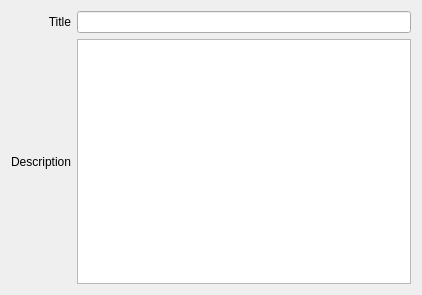
<?xml version="1.0" encoding="UTF-8"?>
<ui version="4.0">
 <class>FlightDescriptionWidget</class>
 <widget class="QWidget" name="FlightDescriptionWidget">
  <property name="geometry">
   <rect>
    <x>0</x>
    <y>0</y>
    <width>422</width>
    <height>295</height>
   </rect>
  </property>
  <property name="windowTitle">
   <string>Form</string>
  </property>
  <layout class="QGridLayout" name="gridLayout">
   <property name="sizeConstraint">
    <enum>QLayout::SetDefaultConstraint</enum>
   </property>
   <item row="0" column="0">
    <widget class="QLabel" name="label">
     <property name="text">
      <string>Title</string>
     </property>
     <property name="alignment">
      <set>Qt::AlignRight|Qt::AlignTrailing|Qt::AlignVCenter</set>
     </property>
    </widget>
   </item>
   <item row="0" column="1">
    <widget class="QLineEdit" name="titleLineEdit">
     <property name="minimumSize">
      <size>
       <width>320</width>
       <height>0</height>
      </size>
     </property>
    </widget>
   </item>
   <item row="1" column="0">
    <widget class="QLabel" name="label_2">
     <property name="text">
      <string>Description</string>
     </property>
     <property name="alignment">
      <set>Qt::AlignRight|Qt::AlignTrailing|Qt::AlignVCenter</set>
     </property>
    </widget>
   </item>
   <item row="1" column="1">
    <widget class="QTextEdit" name="descriptionTextEdit">
     <property name="minimumSize">
      <size>
       <width>320</width>
       <height>240</height>
      </size>
     </property>
    </widget>
   </item>
  </layout>
 </widget>
 <resources/>
 <connections/>
</ui>
